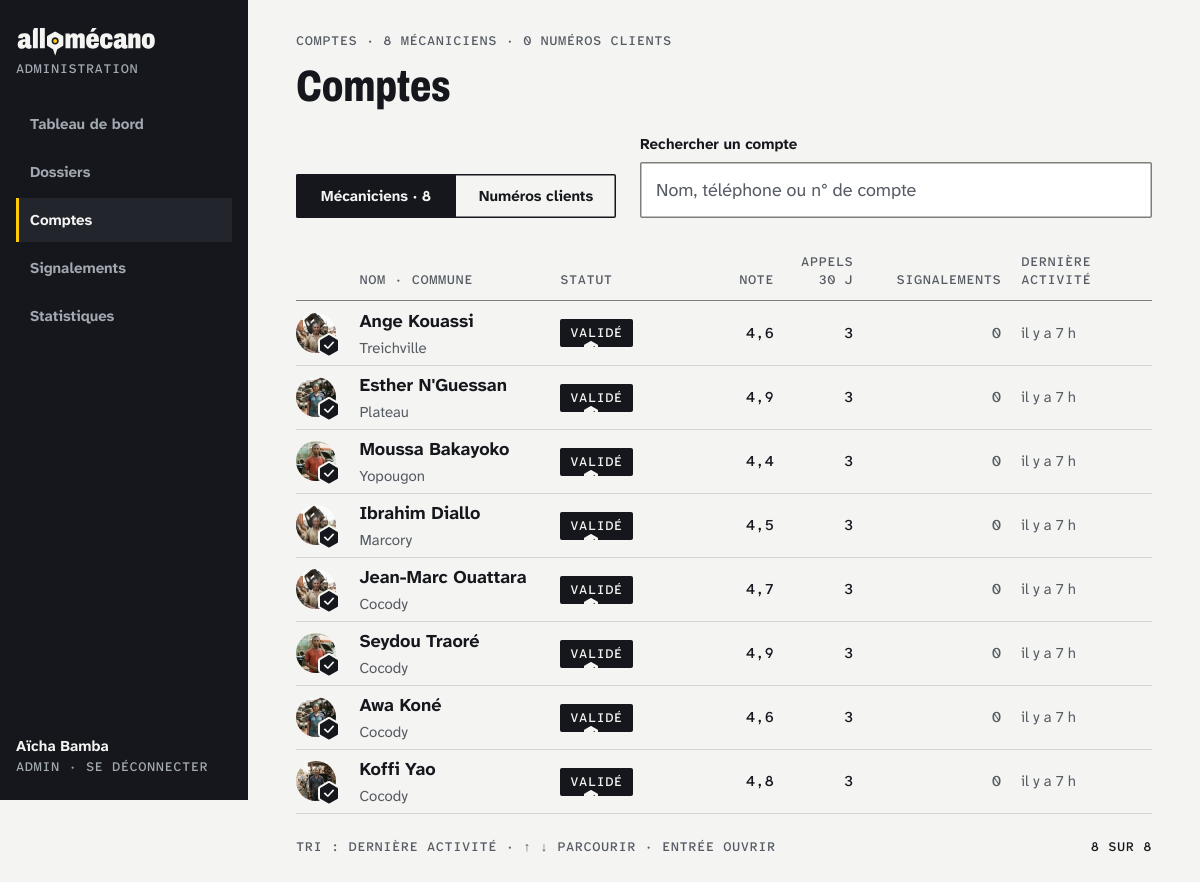
/admin/comptes (signed in), run on the app's committed database.
### tables this page shows
CREATE TABLE `mecaniciens` (
  `id` INT UNSIGNED AUTO_INCREMENT NOT NULL COMMENT 'Identifiant interne',
  `public_id` CHAR(26) NOT NULL COMMENT 'ULID utilisé dans les URL et l''API (jamais l''id)',
  `slug` VARCHAR(90) COMMENT '« koffi-yao-riviera-3 », créé à la validation',
  `prenom` VARCHAR(60) NOT NULL COMMENT 'Prénom',
  `nom` VARCHAR(60) NOT NULL COMMENT 'Nom',
  `date_naissance` DATE COMMENT 'Déclarée à l''inscription, comparée à la pièce d''identité (A2 · concordances)',
  `telephone` VARCHAR(20) NOT NULL COMMENT 'Identifiant de connexion, format E.164 (+2250707123456)',
  `whatsapp` VARCHAR(20) COMMENT 'Numéro WhatsApp s''il est différent',
  `email` VARCHAR(190) COMMENT 'Facultatif, sert à réinitialiser le mot de passe',
  `email_verifie_le` DATETIME COMMENT 'Lien de vérification cliqué',
  `mot_de_passe_hash` VARCHAR(255) COMMENT 'password_hash() ; vide si Google seulement',
  `google_sub` VARCHAR(64) COMMENT 'Connexion Google',
  `metier` VARCHAR(80) NOT NULL COMMENT '« Électricien auto »',
  `annees_experience` TINYINT UNSIGNED NOT NULL DEFAULT 0 COMMENT 'Années de métier',
  `presentation` VARCHAR(500) COMMENT 'Texte libre de la fiche',
  `atelier_adresse` VARCHAR(160) COMMENT '« Derrière le marché de Riviera 3 »',
  `atelier_quartier_id` SMALLINT UNSIGNED COMMENT 'Quartier de l''atelier (affichage seulement)',
  `atelier_lat` DECIMAL(9,6) COMMENT 'Position de l''atelier (affichage seulement)',
  `atelier_lon` DECIMAL(9,6),
  `rayon_km` TINYINT UNSIGNED NOT NULL DEFAULT 10 COMMENT 'Rayon d''intervention : 2, 5, 10 ou 20 km',
  `tarif_diagnostic_fcfa` INT UNSIGNED COMMENT '« Diagnostic dès » (indicatif)',
  `tarif_deplacement_fcfa` INT UNSIGNED COMMENT 'Déplacement (indicatif)',
  `statut_dossier` ENUM('brouillon','en_attente','a_reprendre','valide','refuse','suspendu') NOT NULL DEFAULT 'brouillon' COMMENT 'Voir la machine à états du dossier',
  `dossier_envoye_le` DATETIME COMMENT 'Dernier envoi pour vérification',
  `identite_verifiee_le` DATE COMMENT 'Date affichée : « Visage vérifié le 12 mars 2026 »',
  `valide_par_admin_id` SMALLINT UNSIGNED COMMENT 'Admin qui a validé',
  `motif_refus` VARCHAR(500) COMMENT 'Motif communiqué en cas de refus',
  `cgu_version` VARCHAR(10) COMMENT 'Version des CGU acceptée',
  `cgu_acceptees_le` DATETIME COMMENT 'Consentement',
  `etat` ENUM('indisponible','disponible','en_intervention') NOT NULL DEFAULT 'indisponible' COMMENT 'Disponibilité actuelle',
  `etat_depuis` DATETIME COMMENT 'Début de l''état actuel',
  `dispo_debut` DATETIME COMMENT 'Début de la session de disponibilité (règle des 12 h)',
  `dispo_lat` DECIMAL(9,6) COMMENT 'Position de disponibilité : base de la recherche',
  `dispo_lon` DECIMAL(9,6),
  `dispo_precision_m` SMALLINT UNSIGNED COMMENT 'Précision GPS de cette position',
  `dispo_quartier_id` SMALLINT UNSIGNED COMMENT 'Quartier le plus proche (« Riviera 3 »)',
  `position_maj_le` DATETIME COMMENT 'Dernière mise à jour de la position',
  `vu_le` DATETIME COMMENT 'Dernière fois que l''app mécano était ouverte (appel intégré possible si < 24 h)',
  `note_moyenne` DECIMAL(2,1) COMMENT 'Calculée depuis avis publiés',
  `nb_avis` SMALLINT UNSIGNED NOT NULL DEFAULT 0 COMMENT 'Calculé',
  `taux_joignabilite` TINYINT UNSIGNED COMMENT '% d''appels intégrés décrochés sur 30 jours (calculé)',
  `appels_manques_suite` TINYINT UNSIGNED NOT NULL DEFAULT 0 COMMENT 'Appels intégrés manqués d''affilée (règle injoignable)',
  `cree_le` DATETIME NOT NULL DEFAULT CURRENT_TIMESTAMP COMMENT 'Création du compte',
  `modifie_le` DATETIME NOT NULL DEFAULT CURRENT_TIMESTAMP ON UPDATE CURRENT_TIMESTAMP COMMENT 'Dernière modification',
  `supprime_le` DATETIME COMMENT 'Suppression (données personnelles anonymisées)',
  PRIMARY KEY (`id`),
  UNIQUE KEY `uq_meca_public` (`public_id`),
  UNIQUE KEY `uq_meca_slug` (`slug`),
  UNIQUE KEY `uq_meca_tel` (`telephone`),
  UNIQUE KEY `uq_meca_email` (`email`),
  UNIQUE KEY `uq_meca_google` (`google_sub`),
  KEY `idx_meca_recherche` (`statut_dossier`, `etat`, `dispo_lat`, `dispo_lon`),
  KEY `idx_meca_statut` (`statut_dossier`, `dossier_envoye_le`),
  CONSTRAINT `fk_mecaniciens_atelier_quartier_id` FOREIGN KEY (`atelier_quartier_id`) REFERENCES `quartiers` (`id`) ON DELETE SET NULL ON UPDATE CASCADE,
  CONSTRAINT `fk_mecaniciens_dispo_quartier_id` FOREIGN KEY (`dispo_quartier_id`) REFERENCES `quartiers` (`id`) ON DELETE SET NULL ON UPDATE CASCADE,
  CONSTRAINT `fk_mecaniciens_valide_par_admin_id` FOREIGN KEY (`valide_par_admin_id`) REFERENCES `admins` (`id`) ON DELETE SET NULL ON UPDATE CASCADE,
  CONSTRAINT `chk_meca_rayon` CHECK (rayon_km IN (2,5,10,20)),
  CONSTRAINT `chk_meca_auth` CHECK (mot_de_passe_hash IS NOT NULL OR google_sub IS NOT NULL)
);

### app/Views/admin/comptes.php (the view, shortened to what the rows shown need)
<?php
$adresse = static fn (array $en_plus = []): string => '/admin/comptes?' . http_build_query(array_filter(
    array_merge(['onglet' => $onglet === 'clients' ? 'clients' : null, 'q' => $recherche !== '' ? $recherche : null, 'page' => $liste['page'] > 1 ? $liste['page'] : null, 'compte' => $fiche['public_id'] ?? null], $en_plus),
    static fn ($v) => $v !== null && $v !== ''
));
?>
<div class="comptes<?= $fiche !== null ? ' comptes--tiroir' : '' ?>">
  <header class="admin__entete">
    <h1 class="admin__titre">Comptes</h1>
  </header>
  <?php if ($onglet === 'mecaniciens'): ?>
    <table class="comptes__table">
      <thead>
        <tr class="t-etiquette t-secondaire">
          <th scope="col"><span class="sr-only">Portrait</span></th>
          <th scope="col">Nom · commune</th>
          <th scope="col">Statut</th>
          <th scope="col" class="droite">Note</th>
          <th scope="col" class="droite">Appels<br>30 j</th>
          <th scope="col" class="droite">Signalements</th>
          <th scope="col" class="derniere">Dernière<br>activité</th>
        </tr>
      </thead>
      <tbody>
        <?php foreach ($liste['lignes'] as $l): $ouvert = $fiche !== null && $fiche['public_id'] === $l['public_id']; ?>
          <tr class="compte<?= $ouvert ? ' compte--ouvert' : '' ?>" data-ligne>
            <td class="compte__portrait">
              <span class="ligne-dossier__portrait<?= $l['photo'] || $l['portrait_piece'] ? '' : ' ligne-dossier__portrait--vide' ?>">
                <?php if ($l['photo']): ?><img src="<?= e($l['photo']['src']) ?>" width="40" height="40" alt="" loading="lazy" style="object-position:<?= e($l['photo']['cadrage']) ?>">
                <?php elseif ($l['portrait_piece']): ?><img src="/admin/dossiers/<?= e($l['public_id']) ?>/portrait" width="40" height="40" alt="" loading="lazy">
                <?php else: ?><?= icone('portrait', 20) ?><?php endif ?>
                <?php if ($l['statut'] === 'valide'): ?><?= composant('poincon', ['taille' => 18, 'surPhoto' => true]) ?><?php endif ?>
              </span>
            </td>
            <th scope="row" class="compte__nom"><a href="<?= e($adresse(['compte' => $l['public_id']])) ?>" data-ouvrir<?= $ouvert ? ' aria-current="true"' : '' ?>><span class="t-gras"><?= e($l['nom_complet']) ?></span><span class="t-petit t-secondaire"><?= e($l['commune']) ?></span></a></th>
            <td><?= composant('statut', ['statut' => $l['statut']]) ?></td>
            <td class="droite t-donnee<?= $l['note'] === null ? ' t-secondaire' : '' ?>"><?= $l['note'] !== null ? e(Format::nombre($l['note'], 1)) : '—' ?></td>
            <td class="droite t-donnee"><?= (int) $l['appels'] ?></td>
            <td class="droite t-donnee<?= $l['signalements'] > 0 ? ' erreur' : ' t-secondaire' ?>"><?= (int) $l['signalements'] ?></td>
            <td class="derniere t-petit t-secondaire"><?= e($l['activite']) ?></td>
          </tr>
        <?php endforeach ?>
      </tbody>
    </table>
  <?php endif ?>
</div>

### app/Views/composants/poincon.php (shortened to what the rows shown need)
<?php
$taille ??= 18;
$hauteur = round($taille * 1.1547, 2);
?>
<span class="poincon<?= !empty($surPhoto) ? ' poincon--photo' : '' ?>" style="width:<?= (int) $taille ?>px;height:<?= $hauteur ?>px"<?= !empty($titre) ? ' role="img" aria-label="' . e($titre) . '"' : ' aria-hidden="true"' ?>>
</span>

### app/Views/composants/statut.php
<?php
$libelles = [
    'disponible' => 'Disponible', 'indisponible' => 'Indisponible', 'plus_disponible' => 'Plus disponible', 'en_intervention' => 'En intervention',
    'brouillon' => 'Brouillon', 'en_attente' => 'En attente', 'a_reprendre' => 'À reprendre',
    'valide' => 'Validé', 'refuse' => 'Refusé', 'suspendu' => 'Suspendu',
];
$s = $statut ?? 'brouillon';
$classe = str_replace('_', '-', $s === 'en_intervention' ? 'en_attente' : $s);
?>
<span class="statut statut--<?= e($classe) ?>">
  <?php if ($s === 'disponible'): ?><?= composant('voyant', ['etat' => 'disponible']) ?>
  <?php elseif ($s === 'indisponible' || $s === 'plus_disponible'): ?><?= composant('voyant', ['etat' => 'indisponible']) ?>
  <?php elseif ($s === 'a_reprendre' || $s === 'refuse'): ?><?= composant('voyant', ['etat' => 'erreur']) ?>
  <?php elseif ($s === 'valide'): ?><?= composant('poincon', ['taille' => 14]) ?>
  <?php endif ?>
  <?= e($libelles[$s] ?? $s) ?>
</span>

### data on the page
mecaniciens: $taille 18 (drawn), nom_complet "Ange Kouassi", commune "Treichville", note_moyenne "4,6", appels "3", signalements "0", activite "il y a 7 h"
mecaniciens: $taille 18 (drawn), nom_complet "Esther N'Guessan", commune "Plateau", note_moyenne "4,9", appels "3", signalements "0", activite "il y a 7 h"
mecaniciens: $taille 18 (drawn), nom_complet "Moussa Bakayoko", commune "Yopougon", note_moyenne "4,4", appels "3", signalements "0", activite "il y a 7 h"
mecaniciens: shows a picture, $taille 18 (drawn), nom_complet "Ibrahim Diallo", commune "Marcory", note_moyenne "4,5", appels "3", signalements "0", activite "il y a 7 h"
mecaniciens: $taille 18 (drawn), nom_complet "Jean-Marc Ouattara", commune "Cocody", note_moyenne "4,7", appels "3", signalements "0", activite "il y a 7 h"
mecaniciens: $taille 18 (drawn), nom_complet "Seydou Traoré", commune "Cocody", note_moyenne "4,9", appels "3", signalements "0", activite "il y a 7 h"
mecaniciens: $taille 18 (drawn), nom_complet "Awa Koné", commune "Cocody", note_moyenne "4,6", appels "3", signalements "0", activite "il y a 7 h"
mecaniciens: shows a picture, $taille 18 (drawn), nom_complet "Koffi Yao", commune "Cocody", note_moyenne "4,8", appels "3", signalements "0", activite "il y a 7 h"

### other printed values
$libelle "Tableau de bord"
$libelle "Dossiers"
$libelle "Comptes"
$libelle "Signalements"
$libelle "Statistiques"
$admin "Aïcha Bamba"
$nb($decompte['mecaniciens']) "8"
$label "Rechercher un compte"
$fin "8"
$nb($liste['total']) "8"
